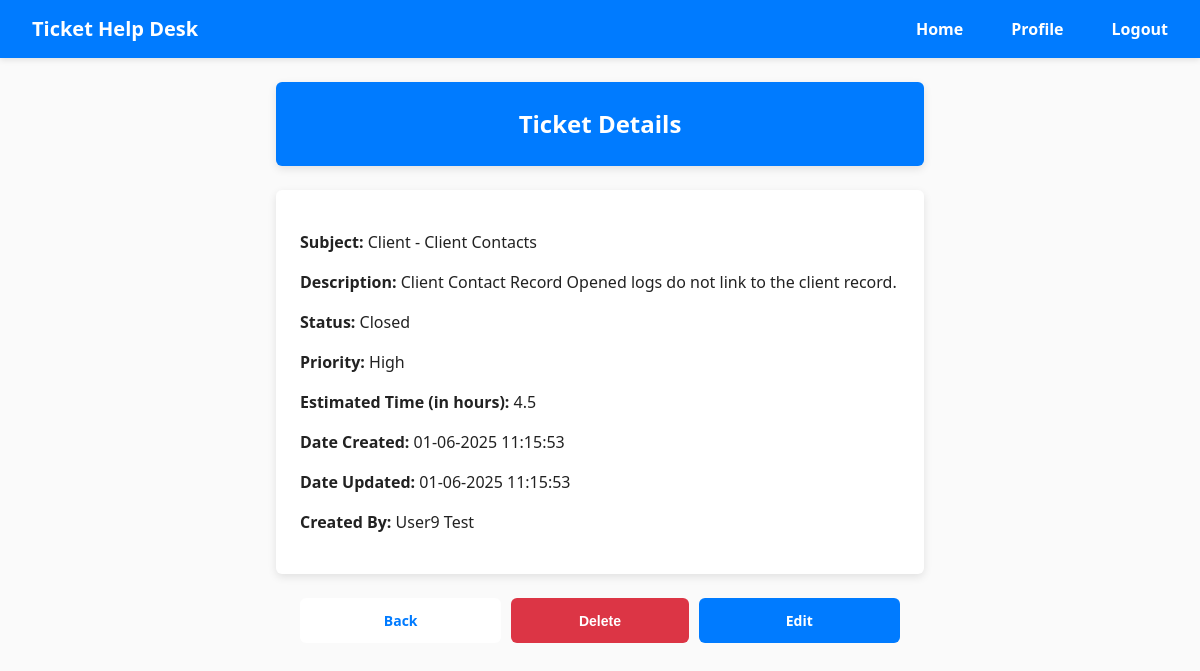
The app's page /ticket_details/9 (signed in) with its own data.
### HelpDeskTicketingSystem/models/TicketModel.py (models this page shows)
class Ticket(db.Model):
    id = db.Column(db.Integer, primary_key=True)
    subject = db.Column(db.String(100), nullable=False)
    description = db.Column(db.Text, nullable=False)
    status = db.Column(db.String(20), nullable=False)
    priority = db.Column(db.String(20), nullable=False)
    estimated_time = db.Column(db.Float, nullable=False)
    date_created = db.Column(db.DateTime(timezone=True), default=func.current_timestamp())
    date_updated = db.Column(db.DateTime(timezone=True), default=func.current_timestamp(), onupdate=func.current_timestamp())
    user_id = db.Column(db.Integer, db.ForeignKey('user.id'))
    user = relationship('User', backref='tickets')

### HelpDeskTicketingSystem/models/UserModel.py (models this page shows)
class User(db.Model, UserMixin):
    id = db.Column(db.Integer, primary_key=True)
    forename = db.Column(db.String(150))
    surname = db.Column(db.String(150))
    email = db.Column(db.String(150), unique=True)
    password = db.Column(db.String(150))
    account_type = db.Column(db.String(20), nullable=False)

### HelpDeskTicketingSystem/views/tickets.py (the view)
@tickets_bp.route('/ticket_details/<int:ticket_id>', methods=['GET'])
@login_required
def ticket_details(ticket_id):
    ticket = Ticket.query.filter_by(id=ticket_id).first()
    if not ticket:
        flash('Ticket not found.', category='error')
        return redirect(url_for('home.home'))
    if ticket.user_id != current_user.id and current_user.account_type != 'Administrator':
        flash('You do not have permission to view this ticket.', category='error')
        return redirect(url_for('home.home'))
    return render_template('ticket_details.html', ticket=ticket)

### HelpDeskTicketingSystem/__init__.py (called while the page is built)
def create_app():
    app = Flask(__name__)
    app.config.from_object(Config)
    db.init_app(app)
    login_manager.init_app(app)
    login_manager.login_view = 'auth.login'
    from .views.home import home_bp
    from .views.auth import auth_bp
    from .views.users import users_bp
    from .views.tickets import tickets_bp
    app.register_blueprint(home_bp, url_prefix='/')
    app.register_blueprint(auth_bp, url_prefix='/')
    app.register_blueprint(tickets_bp, url_prefix='/')
    app.register_blueprint(users_bp, url_prefix='/')
    create_database(app)
    from .models import User
    @login_manager.user_loader
    def load_user(user_id):
        return User.query.get(int(user_id))
    return app

### HelpDeskTicketingSystem/templates/ticket_details.html
{% extends "base.html" %} {% block title %} Ticket Details {% endblock %} {%
block content %}
<h2>Ticket Details</h2>
<div class="form">
  <p><strong>Subject:</strong> {{ ticket.subject }}</p>
  <p><strong>Description:</strong> {{ ticket.description }}</p>
  <p><strong>Status:</strong> {{ ticket.status }}</p>
  <p><strong>Priority:</strong> {{ ticket.priority }}</p>
  <p><strong>Estimated Time (in hours):</strong> {{ ticket.estimated_time }}</p>
  <p>
    <strong>Date Created:</strong> {{ ticket.date_created.strftime('%d-%m-%Y
    %H:%M:%S') }}
  </p>
  <p>
    <strong>Date Updated:</strong> {{ ticket.date_updated.strftime('%d-%m-%Y
    %H:%M:%S') if ticket.date_updated else "Never" }}
  </p>
  {% if current_user.account_type == 'Administrator' %}
  <p>
    <strong>Created By:</strong> {{ ticket.user.forename }} {{
    ticket.user.surname }}
  </p>
  {% endif %}
</div>
<br />
<div class="btn-group">
  <a href="{{ url_for('home.home') }}" class="btn btn-group btn-secondary"
    >Back</a
  >
  {% if current_user.account_type == 'Administrator' %}
  <form
    method="POST"
    class="btn-form"
    action="{{ url_for('tickets.delete_ticket', ticket_id=ticket.id) }}"
    onsubmit="return confirm('Are you sure you want to delete this ticket?');"
  >
    <button type="submit" class="btn btn-group btn-danger">Delete</button>
  </form>
  {% endif %}
  <a
    href="{{ url_for('tickets.edit_ticket', ticket_id=ticket.id) }}"
    class="btn btn-group btn-primary"
    >Edit</a
  >
</div>
{% endblock %}

### HelpDeskTicketingSystem/static/main.css (style rules this page uses)
body { margin: 0; padding: 0; font-family: "Segoe UI", sans-serif; font-size: 16px; line-height: 1.5; color: #222; background-color: #fafafa; }
h2 { background: #fff; padding: 24px; border-radius: 6px; box-shadow: 0 3px 8px rgba(0, 0, 0, 0.1); max-width: 600px; margin: 0 auto; text-align: center; margin-bottom: 24px; background-color: #007BFF; color: #fff; }
a { color: #007BFF; text-decoration: none; }
p { color: #222; text-decoration: none; font-weight: 300; }
.form { background: #fff; padding: 24px; border-radius: 6px; box-shadow: 0 3px 8px rgba(0, 0, 0, 0.1); max-width: 600px; margin: auto; }
.btn-group { max-width: 600px; align-content: end; margin: 0 auto 24px; display: flex; gap: 10px; }
.btn-group .btn, .btn-group a.btn, .btn-group button.btn { flex: 1; display: flex; align-items: center; justify-content: center; text-align: center; width: 100%; padding: 12px; font-size: 14px; font-weight: 700; border: none; border-radius: 6px; cursor: pointer; text-decoration: none; }
.btn-group.btn-primary { background-color: #007BFF; color: #fff; }
.btn-group.btn-secondary { background-color: #fff; color: #007BFF; }
.btn-group.btn-danger { background-color: #dc3545; color: #fff; }
.btn-form { flex: 1; display: flex; }
.btn-form button.btn { flex: 1; }

### records on screen
Ticket: subject "Client - Client Contacts", description "Client Contact Record Opened logs do not link to the client record.", status "Closed", priority "High", estimated_time "4.5", date_created "01-06-2025 11:15:53", date_updated "01-06-2025 11:15:53"
User: user.forename "User9", user.surname "Test"
